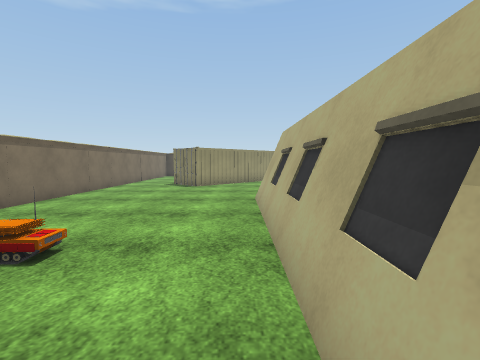
View 1 (above)

19 first-person views from a walk through a scene from a Unity 3-D project. The camera is 1.3 m above the floor, tilts 4° down and sees 85° across. The floor is counted in squares, 1 m on a side. Each view is taken from the middle of a square. On the plan, view 1 faces up. The plan holds only what a view shows up to about 13 squares ahead; the rest is blank. The place goes on beyond the plan. The player character is not drawn. Surface patterns are stand-ins for the level's own textures.

View 2
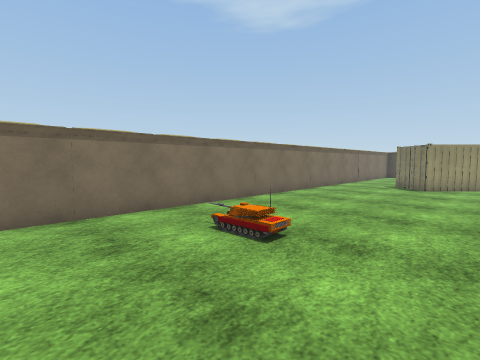

View 3
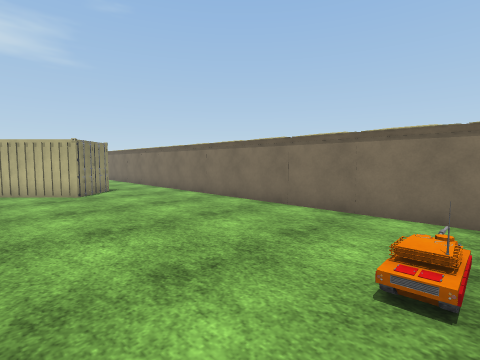

View 4
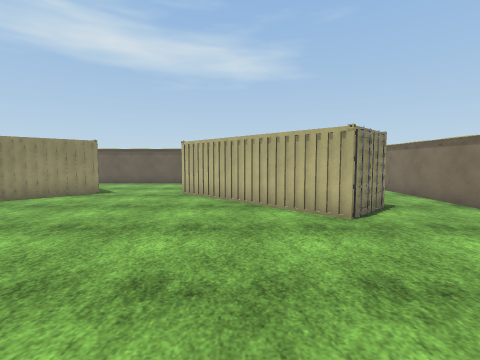

View 5
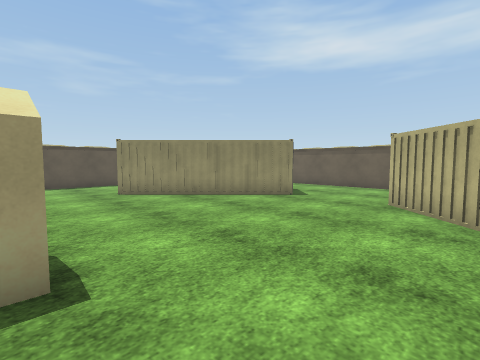

View 6
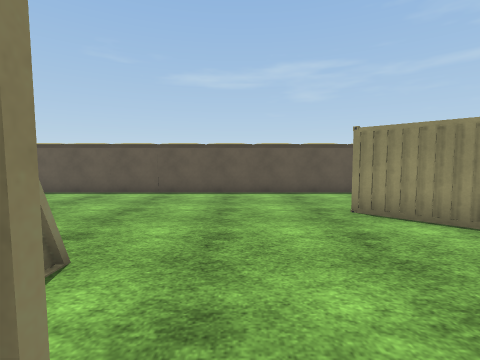

View 7
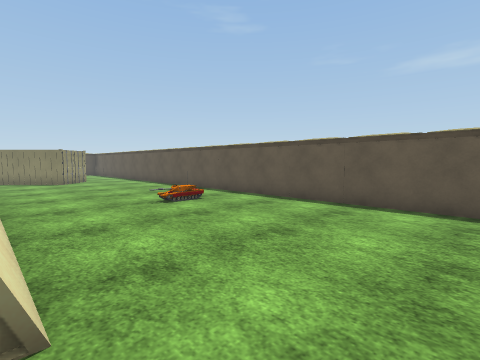

View 8
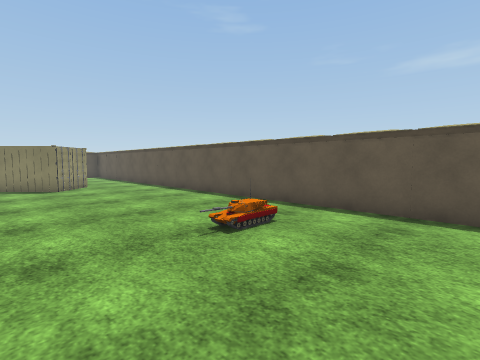

View 9
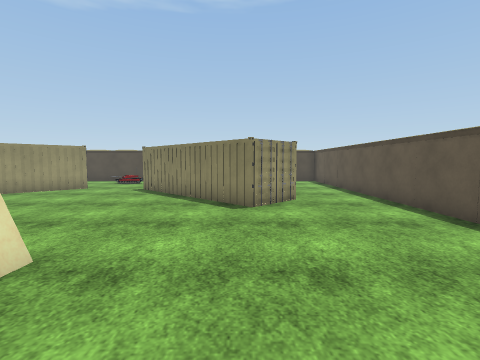

View 10
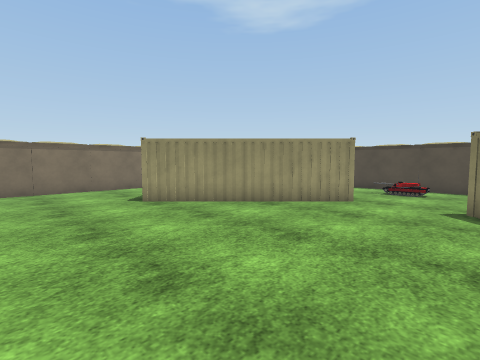

View 11
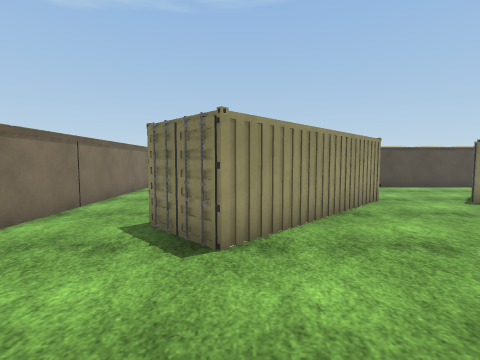

View 12
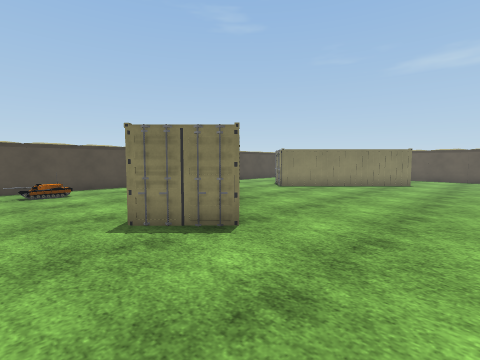

View 13
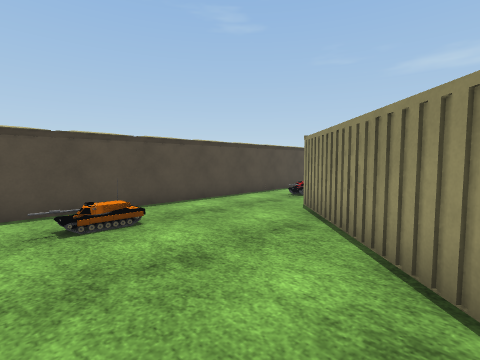

View 14
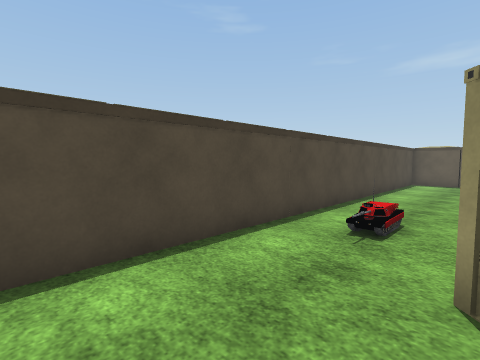

View 15
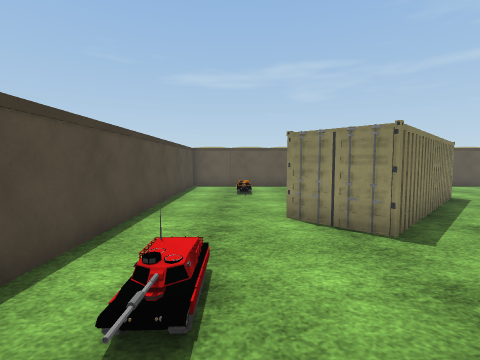

View 16
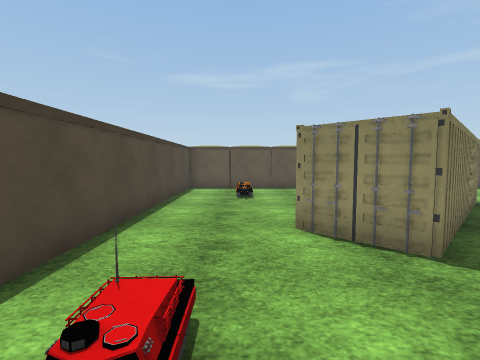

View 17
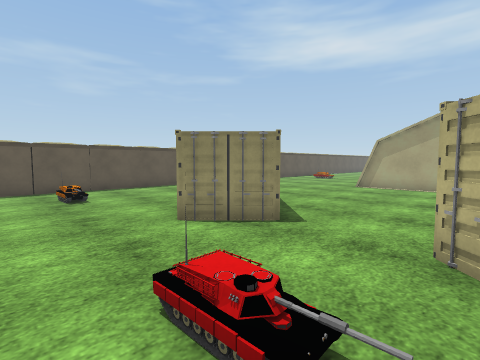

View 18
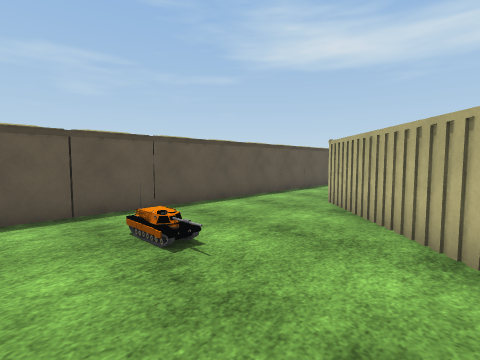

View 19
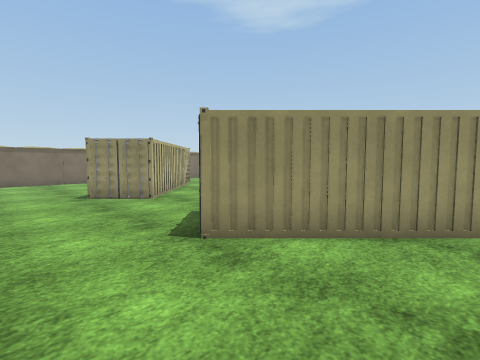

### Floor plan
Key: @ floor where view 1 was taken; # wall or solid block; . floor; C container; O other object.
Columns run from 7 left of view 1 to 15 right of it. Each row starts with its distance up from view 1.
 24 #######################
 23 #.. ..................#
 22 #.. ..................#
 21 #..................O..#
 20 #.......C.....C.......#
 19 #......C C...CCC......#
 18 #.....C CC...C CC.....#
 17 #....C CC.....C CC....#
 16 #...C CC.......C CC...#
 15 #..CCCC.........C CC..#
 14 #...CC...........CC...#
 13 #.....................#
 12 #.....................#
 11 #.....................#
 10 #.....................#
  9 #.......#  ####.......#
  8 #.......#      .......#
  7 #.......#      .......#
  6 #.......#      .......#
  5 #.......#      .......#
  4 #.......#      ....O..#
  3 #.......#      .......#
  2 #.......#      .......#
  1 #.......#     #.......#
  0 #......@      #.......#
 -1 #.......      #.......#
 -2 #.......      #.......#
 -3 #.........###.........#
 -4 #.....................#
 -5 #.....................#
 -6 #.....................#
 -7 #...CC............C...#
 -8 #..CCCC..........C  ..#
 -9 #..   CC........C     #
-10 #..    CC......C CC
-11 #.      CC....C CC.
-12 #.      CC...C CC..
-13 #  .... C.....CC...
-14 # .................
-15 #.................
-16         ......... .
-17            ##

Where each view was taken, in squares from view 1:
view 1: 0 up, 0 right, facing up
view 2: 0 up, 0 right, facing up-left
view 3: 4 up, 0 right, facing down-left
view 4: 1 down, 0 right, facing down
view 5: 3 down, 0 right, facing down-right
view 6: 4 down, 4 right, facing right
view 7: 4 down, 7 right, facing up-right
view 8: 0 up, 8 right, facing up-right
view 9: 6 up, 10 right, facing up
view 10: 10 up, 6 right, facing up-left
view 11: 10 up, 2 left, facing up
view 12: 10 up, 6 left, facing up-right
view 13: 16 up, 6 left, facing up-right
view 14: 20 up, 2 left, facing up-right
view 15: 21 up, 1 right, facing right
view 16: 21 up, 2 right, facing right
view 17: 23 up, 2 right, facing down-right
view 18: 23 up, 8 right, facing down-right
view 19: 16 down, 11 right, facing up-left
